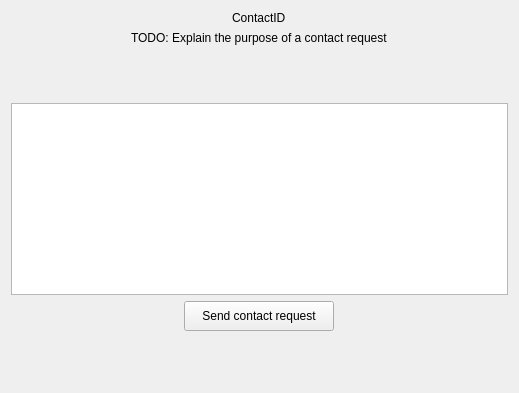
<?xml version="1.0" encoding="UTF-8"?>
<ui version="4.0">
 <class>SendContactRequestWidget</class>
 <widget class="QWidget" name="SendContactRequestWidget">
  <property name="geometry">
   <rect>
    <x>0</x>
    <y>0</y>
    <width>519</width>
    <height>393</height>
   </rect>
  </property>
  <property name="windowTitle">
   <string>Form</string>
  </property>
  <layout class="QVBoxLayout" name="verticalLayout">
   <item alignment="Qt::AlignHCenter">
    <widget class="QLabel" name="peerContactID">
     <property name="minimumSize">
      <size>
       <width>20</width>
       <height>0</height>
      </size>
     </property>
     <property name="text">
      <string>ContactID</string>
     </property>
    </widget>
   </item>
   <item alignment="Qt::AlignHCenter">
    <widget class="QLabel" name="contactRequestInfo">
     <property name="minimumSize">
      <size>
       <width>20</width>
       <height>0</height>
      </size>
     </property>
     <property name="text">
      <string>TODO: Explain the purpose of a contact request</string>
     </property>
    </widget>
   </item>
   <item>
    <spacer name="verticalSpacer_2">
     <property name="orientation">
      <enum>Qt::Vertical</enum>
     </property>
     <property name="sizeHint" stdset="0">
      <size>
       <width>20</width>
       <height>40</height>
      </size>
     </property>
    </spacer>
   </item>
   <item>
    <widget class="QTextEdit" name="contactRequestTextEdit"/>
   </item>
   <item alignment="Qt::AlignHCenter">
    <widget class="QPushButton" name="sendContactRequestButton">
     <property name="sizePolicy">
      <sizepolicy hsizetype="MinimumExpanding" vsizetype="Minimum">
       <horstretch>0</horstretch>
       <verstretch>0</verstretch>
      </sizepolicy>
     </property>
     <property name="minimumSize">
      <size>
       <width>150</width>
       <height>30</height>
      </size>
     </property>
     <property name="styleSheet">
      <string notr="true">padding-left: 10px; 
padding-right: 10px;</string>
     </property>
     <property name="text">
      <string>Send contact request</string>
     </property>
    </widget>
   </item>
   <item>
    <spacer name="verticalSpacer">
     <property name="orientation">
      <enum>Qt::Vertical</enum>
     </property>
     <property name="sizeHint" stdset="0">
      <size>
       <width>20</width>
       <height>40</height>
      </size>
     </property>
    </spacer>
   </item>
  </layout>
 </widget>
 <resources/>
 <connections/>
</ui>
